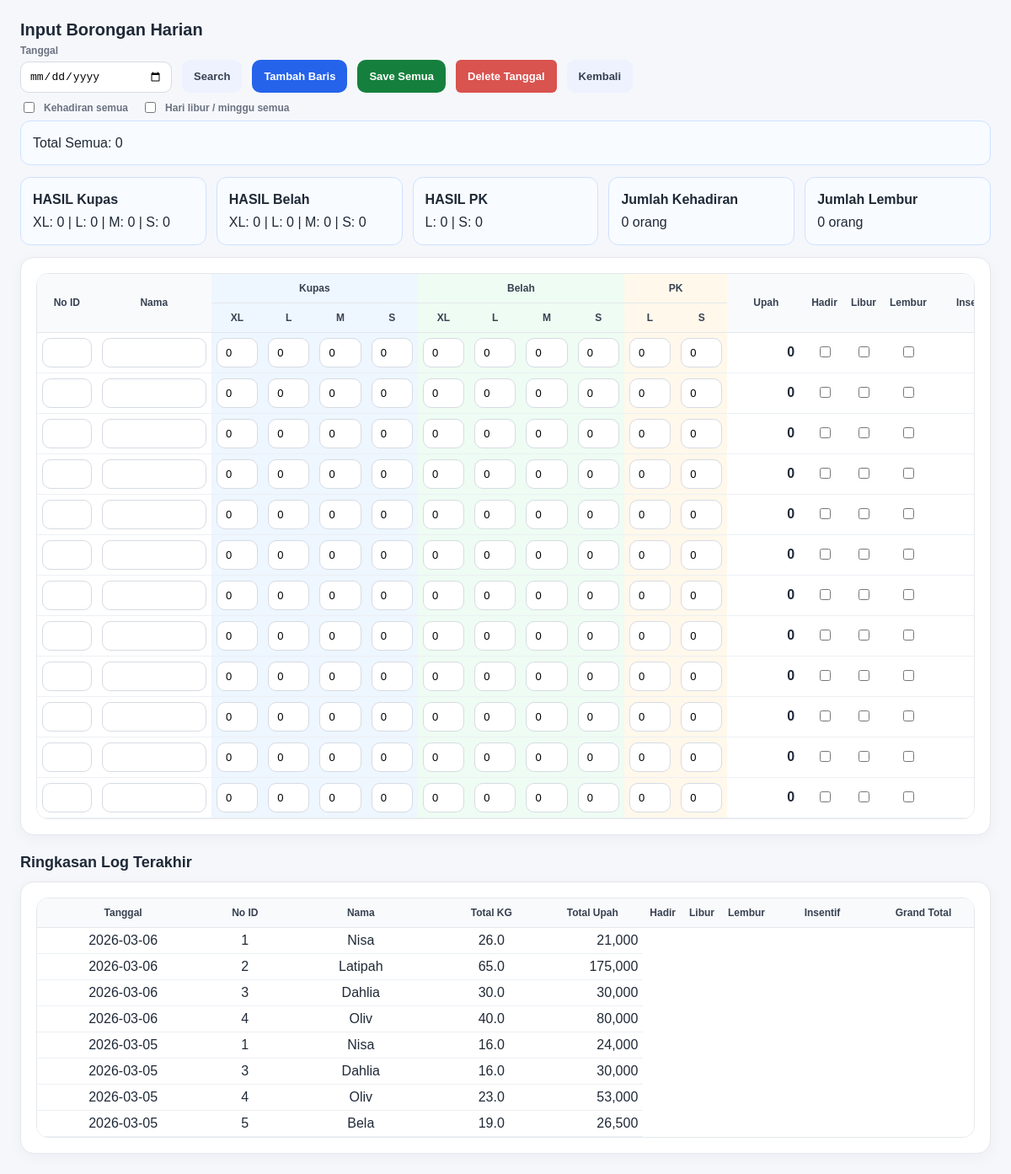
The page /karyawan/borongan on the database as committed earlier.
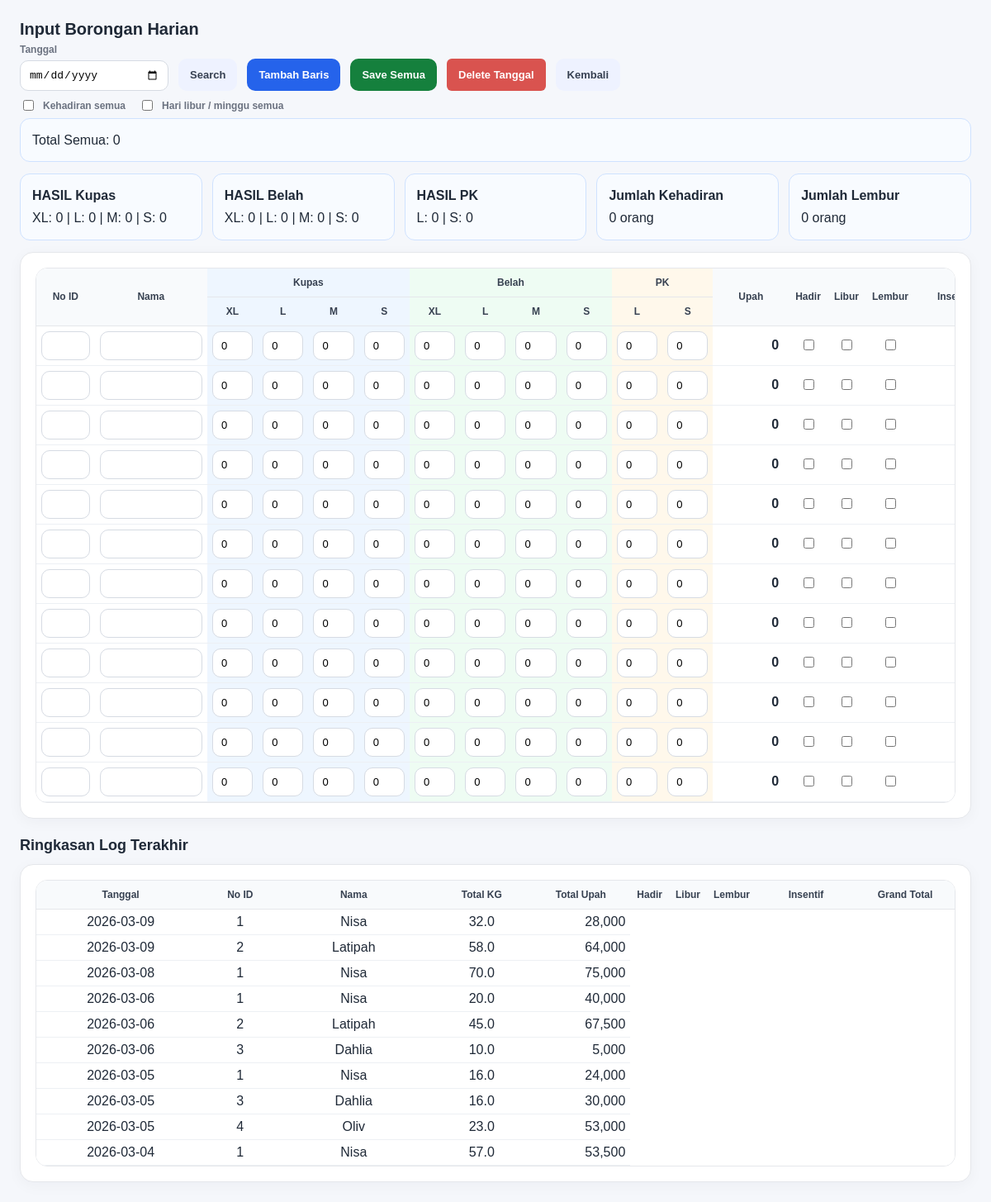
The same page on the database as committed later.
### tables this page shows
CREATE TABLE borongan_logs (
                        id INTEGER PRIMARY KEY AUTOINCREMENT,
                        tanggal TEXT NOT NULL,
                        no_id TEXT NOT NULL,
                        nama TEXT NOT NULL,
                    
                        kupas_xl_koin REAL NOT NULL DEFAULT 0,
                        kupas_l_koin REAL NOT NULL DEFAULT 0,
                        kupas_m_koin REAL NOT NULL DEFAULT 0,
                        kupas_s_koin REAL NOT NULL DEFAULT 0,
                    
                        belah_xl_koin REAL NOT NULL DEFAULT 0,
                        belah_l_koin REAL NOT NULL DEFAULT 0,
                        belah_m_koin REAL NOT NULL DEFAULT 0,
                        belah_s_koin REAL NOT NULL DEFAULT 0,
                    
                        pk_l_kg REAL NOT NULL DEFAULT 0,
                        pk_s_kg REAL NOT NULL DEFAULT 0,
                    
                        kupas_xl_kg REAL NOT NULL DEFAULT 0,
                        kupas_l_kg REAL NOT NULL DEFAULT 0,
                        kupas_m_kg REAL NOT NULL DEFAULT 0,
                        kupas_s_kg REAL NOT NULL DEFAULT 0,
                    
                        belah_xl_kg REAL NOT NULL DEFAULT 0,
                        belah_l_kg REAL NOT NULL DEFAULT 0,
                        belah_m_kg REAL NOT NULL DEFAULT 0,
                        belah_s_kg REAL NOT NULL DEFAULT 0,
                    
                        pk_l_kg_final REAL NOT NULL DEFAULT 0,
                        pk_s_kg_final REAL NOT NULL DEFAULT 0,
                    
                        rate_kupas_xl REAL NOT NULL DEFAULT 0,
                        rate_kupas_l REAL NOT NULL DEFAULT 0,
                        rate_kupas_m REAL NOT NULL DEFAULT 0,
                        rate_kupas_s REAL NOT NULL DEFAULT 0,
                    
                        rate_belah_xl REAL NOT NULL DEFAULT 0,
                        rate_belah_l REAL NOT NULL DEFAULT 0,
                        rate_belah_m REAL NOT NULL DEFAULT 0,
                        rate_belah_s REAL NOT NULL DEFAULT 0,
                    
                        rate_pk_l REAL NOT NULL DEFAULT 0,
                        rate_pk_s REAL NOT NULL DEFAULT 0,
                    
                        subtotal_kupas_xl REAL NOT NULL DEFAULT 0,
                        subtotal_kupas_l REAL NOT NULL DEFAULT 0,
                        subtotal_kupas_m REAL NOT NULL DEFAULT 0,
                        subtotal_kupas_s REAL NOT NULL DEFAULT 0,
                    
                        subtotal_belah_xl REAL NOT NULL DEFAULT 0,
                        subtotal_belah_l REAL NOT NULL DEFAULT 0,
                        subtotal_belah_m REAL NOT NULL DEFAULT 0,
                        subtotal_belah_s REAL NOT NULL DEFAULT 0,
                    
                        subtotal_pk_l REAL NOT NULL DEFAULT 0,
                        subtotal_pk_s REAL NOT NULL DEFAULT 0,
                    
                        total_kg REAL NOT NULL DEFAULT 0,
                        total_upah REAL NOT NULL DEFAULT 0,
                    
                        created_at TEXT NOT NULL DEFAULT CURRENT_TIMESTAMP,
                        updated_at TEXT NOT NULL DEFAULT CURRENT_TIMESTAMP, hadir INTEGER NOT NULL DEFAULT 0, hari_libur INTEGER NOT NULL DEFAULT 0, lembur INTEGER NOT NULL DEFAULT 0, insentif_kehadiran REAL NOT NULL DEFAULT 0, insentif_libur REAL NOT NULL DEFAULT 0, insentif_lembur REAL NOT NULL DEFAULT 0, total_insentif REAL NOT NULL DEFAULT 0, grand_total REAL NOT NULL DEFAULT 0,
                    
                        UNIQUE (tanggal, no_id)
                    );

### karyawan/routes.py (the view)
@karyawan_bp.route("/borongan", methods=["GET"])
def borongan_index():
    conn = get_conn()
    setting_rows = conn.execute("""
        SELECT kode, nilai
        FROM payroll_settings
        WHERE aktif = 1
    """).fetchall()
    setting_map = {r["kode"]: float(r["nilai"] or 0) for r in setting_rows}
    rates = conn.execute("""
        SELECT
            wt.kode AS work_kode,
            s.kode AS size_kode,
            wr.harga_per_kg
        FROM work_rates wr
        JOIN work_types wt ON wt.id = wr.work_type_id
        JOIN sizes s ON s.id = wr.size_id
        WHERE wr.aktif = 1
        ORDER BY wt.kode, s.urutan
    """).fetchall()
    rate_map = {}
    for r in rates:
        key = f"{r['work_kode']}_{r['size_kode']}"
        rate_map[key] = float(r["harga_per_kg"] or 0)
    recent_summary = conn.execute("""
        SELECT
            tanggal,
            no_id,
            nama,
            total_kg,
            total_upah
        FROM borongan_logs
        ORDER BY tanggal DESC, CAST(no_id AS INTEGER), no_id
        LIMIT 30
    """).fetchall()
    conn.close()
    return render_template(
        "karyawan/borongan.html",
        rate_map_json=json.dumps(rate_map),setting_map_json=json.dumps(setting_map),
        recent_summary=recent_summary
    )

### helpers/db.py (called while the page is built)
def get_conn():
    conn = sqlite3.connect(DB_PATH, timeout=30)
    conn.row_factory = sqlite3.Row
    conn.execute("PRAGMA foreign_keys = ON;")
    conn.execute("PRAGMA journal_mode = WAL;")
    return conn

### karyawan/templates/karyawan/borongan.html (shortened to what the changed rows need)
<!DOCTYPE html>
<html>
<head>
</head>
<body>
<div class="card grid-card">
    <div class="table-wrap">
        <table id="gridTable">
            <thead>
                <tr>
                    <th rowspan="2" class="col-noid">No ID</th>
                    <th rowspan="2" class="col-nama">Nama</th>
                    <th colspan="4" class="kupas">Kupas</th>
                    <th colspan="4" class="belah">Belah</th>
                    <th colspan="2" class="pk">PK</th>
                    <th rowspan="2" class="col-total">Upah</th>
                    <th rowspan="2" class="col-box">Hadir</th>
                    <th rowspan="2" class="col-box">Libur</th>
                    <th rowspan="2" class="col-box">Lembur</th>
                    <th rowspan="2" class="col-total">Insentif</th>
                </tr>
                <tr>
                    <th class="col-small kupas">XL</th>
                    <th class="col-small kupas">L</th>
                    <th class="col-small kupas">M</th>
                    <th class="col-small kupas">S</th>
                    <th class="col-small belah">XL</th>
                    <th class="col-small belah">L</th>
                    <th class="col-small belah">M</th>
                    <th class="col-small belah">S</th>
                    <th class="col-small pk">L</th>
                    <th class="col-small pk">S</th>
                </tr>
            </thead>
        </table>
    </div>
</div>
<div class="card">
    <div class="mini-table-wrap">
        <table>
            <thead>
                <tr>
                    <th class="col-date">Tanggal</th>
                    <th class="col-noid">No ID</th>
                    <th class="col-nama">Nama</th>
                    <th class="col-total">Total KG</th>
                    <th class="col-total">Total Upah</th>
                    <th class="col-box">Hadir</th>
                    <th class="col-box">Libur</th>
                    <th class="col-box">Lembur</th>
                    <th class="col-total">Insentif</th>
                    <th class="col-total">Grand Total</th>
                </tr>
            </thead>
            <tbody>
                    {% for row in recent_summary %}
                    <tr>
                        <td>{{ row.tanggal }}</td>
                        <td>{{ row.no_id }}</td>
                        <td>{{ row.nama }}</td>
                        <td>{{ row.total_kg }}</td>
                        <td class="right">{{ "{:,.0f}".format(row.total_upah or 0) }}</td>
                    </tr>
                    {% endfor %}
                </tbody>
            </table>
        </div>
    </div>
</body>
</html>

Rows that differ between the two databases and show on the page:
removed borongan_logs: tanggal "2026-03-06", no_id "1", nama "Nisa", total_kg "26.0", total_upah "21,000"
removed borongan_logs: tanggal "2026-03-06", no_id "2", nama "Latipah", total_kg "65.0", total_upah "175,000"
removed borongan_logs: tanggal "2026-03-06", no_id "3", nama "Dahlia", total_kg "30.0", total_upah "30,000"
removed borongan_logs: tanggal "2026-03-06", no_id "4", nama "Oliv", total_kg "40.0", total_upah "80,000"
removed borongan_logs: tanggal "2026-03-05", no_id "5", nama "Bela", total_kg "19.0", total_upah "26,500"
added borongan_logs: tanggal "2026-03-09", no_id "1", nama "Nisa", total_kg "32.0", total_upah "28,000"
added borongan_logs: tanggal "2026-03-09", no_id "2", nama "Latipah", total_kg "58.0", total_upah "64,000"
added borongan_logs: tanggal "2026-03-08", no_id "1", nama "Nisa", total_kg "70.0", total_upah "75,000"
added borongan_logs: tanggal "2026-03-06", no_id "1", nama "Nisa", total_kg "20.0", total_upah "40,000"
added borongan_logs: tanggal "2026-03-06", no_id "2", nama "Latipah", total_kg "45.0", total_upah "67,500"
added borongan_logs: tanggal "2026-03-06", no_id "3", nama "Dahlia", total_kg "10.0", total_upah "5,000"
added borongan_logs: tanggal "2026-03-04", no_id "1", nama "Nisa", total_kg "57.0", total_upah "53,500"
